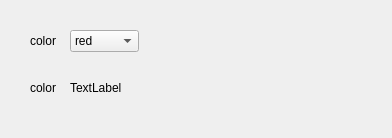
<?xml version="1.0" encoding="UTF-8"?>
<ui version="4.0">
 <class>colorDialog</class>
 <widget class="QDialog" name="colorDialog">
  <property name="geometry">
   <rect>
    <x>0</x>
    <y>0</y>
    <width>392</width>
    <height>138</height>
   </rect>
  </property>
  <property name="windowTitle">
   <string>colorDialog</string>
  </property>
  <widget class="QLabel" name="label">
   <property name="geometry">
    <rect>
     <x>30</x>
     <y>30</y>
     <width>71</width>
     <height>21</height>
    </rect>
   </property>
   <property name="text">
    <string>color</string>
   </property>
  </widget>
  <widget class="QLabel" name="label_2">
   <property name="geometry">
    <rect>
     <x>30</x>
     <y>80</y>
     <width>51</width>
     <height>16</height>
    </rect>
   </property>
   <property name="text">
    <string>color</string>
   </property>
  </widget>
  <widget class="QComboBox" name="colorselect">
   <property name="geometry">
    <rect>
     <x>70</x>
     <y>30</y>
     <width>69</width>
     <height>22</height>
    </rect>
   </property>
   <item>
    <property name="text">
     <string>red</string>
    </property>
   </item>
   <item>
    <property name="text">
     <string>black</string>
    </property>
   </item>
   <item>
    <property name="text">
     <string>green</string>
    </property>
   </item>
  </widget>
  <widget class="QLabel" name="label_3">
   <property name="geometry">
    <rect>
     <x>70</x>
     <y>80</y>
     <width>61</width>
     <height>16</height>
    </rect>
   </property>
   <property name="text">
    <string>TextLabel</string>
   </property>
  </widget>
 </widget>
 <layoutdefault spacing="6" margin="11"/>
 <resources/>
 <connections>
  <connection>
   <sender>colorselect</sender>
   <signal>currentIndexChanged(QString)</signal>
   <receiver>label_3</receiver>
   <slot>setText(QString)</slot>
   <hints>
    <hint type="sourcelabel">
     <x>119</x>
     <y>40</y>
    </hint>
    <hint type="destinationlabel">
     <x>94</x>
     <y>91</y>
    </hint>
   </hints>
  </connection>
 </connections>
</ui>
